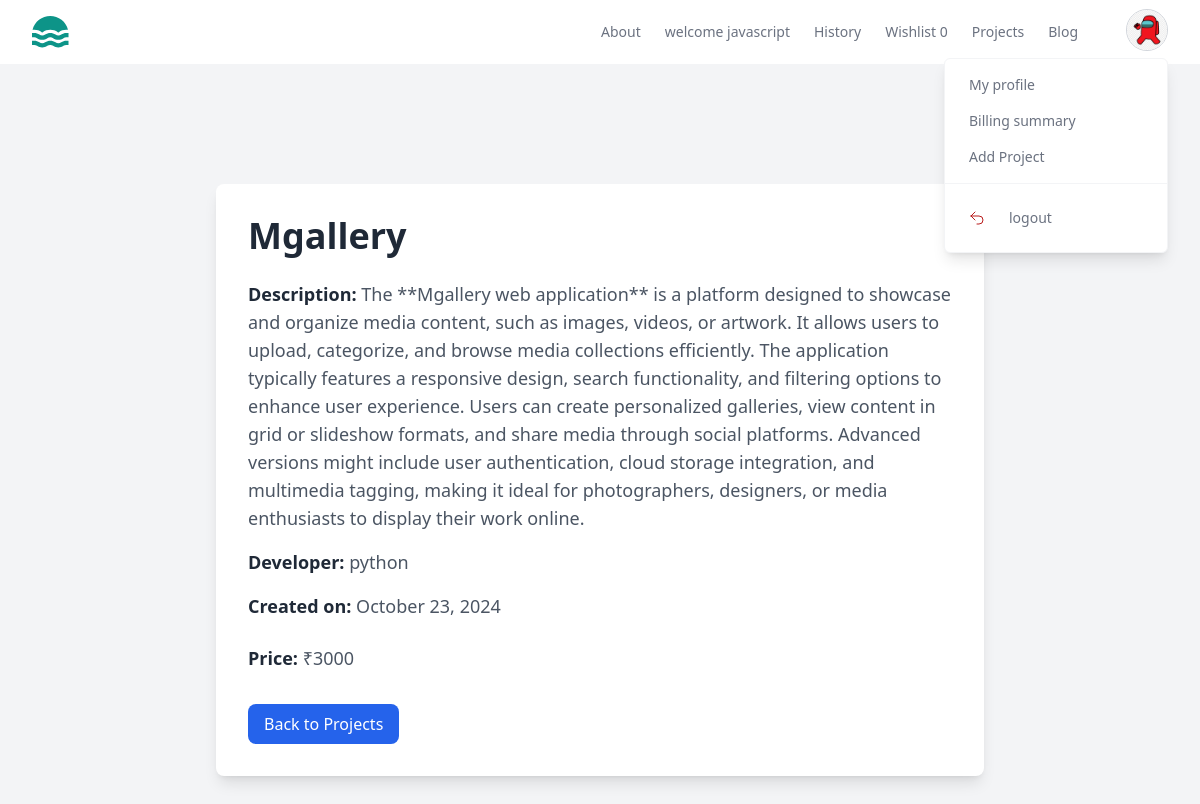
The app's page /project/12/view (signed in) with its own data.
### store/models.py (models this page shows, shortened)
class BaseModel(models.Model):
    created_date=models.DateTimeField(auto_now_add=True)
    updated_date=models.DateTimeField(auto_now=True)
    is_active=models.BooleanField(default=True)

class UserProfile(BaseModel):
    bio=models.CharField(max_length=200,null=True)
    profile_picture=models.ImageField(upload_to="profilepictures",null=True,blank=True,default="profilepictures/default.png")
    phone=models.CharField(max_length=200)
    owner=models.OneToOneField(User,on_delete=models.CASCADE,related_name="profile")

class Project(BaseModel):
    title=models.CharField(max_length=200)
    description=models.TextField()
    preview_image=models.ImageField(upload_to="previewimages",null=True,blank=True)
    price=models.PositiveIntegerField()
    developer=models.ForeignKey(User,on_delete=models.CASCADE)
    files=models.FileField(upload_to="projects",null=True,blank=True)
    tag_objects=models.ManyToManyField(Tag,null=True)
    thumbnail=EmbedVideoField()

class BaseModel(models.Model):
    created_date=models.DateTimeField(auto_now_add=True)
    updated_date=models.DateTimeField(auto_now=True)
    is_active=models.BooleanField(default=True)

### store/views.py (the view)
# urls.py: path('project/<int:pk>/view',views.ProjectViewMore.as_view(), name='project-view-more'),
class ProjectViewMore(View):
    template_name = "project_view_more.html"
    def get(self, request, *args, **kwargs):
        id = kwargs.get("pk")
        project_object = Project.objects.get(id=id)
        return render(request, self.template_name, {"p": project_object})

### store/context_processor.py (called while the page is built)
def wishlist_item_count(request):
    count=0
    if request.user.is_authenticated:
        count=request.user.basket.basket_item.filter(is_order_placed=False).count()
    return {"cartitem_count":count}

### store/templates/project_view_more.html (shortened to what this page needs)
{% extends 'base.html' %}
{% load embed_video_tags %}
{% block main_block %}
<div class="bg-gray-100 min-h-screen pt-20">
    <div class="max-w-3xl mx-auto bg-white shadow-lg rounded-lg overflow-hidden p-8 mt-10">
        <h1 class="text-4xl font-bold text-gray-800 mb-6">{{ p.title }}</h1>
        <div class="mb-4">
            <p class="text-lg text-gray-600">
                <strong class="font-semibold text-gray-800">Description:</strong> {{ p.description }}
            </p>
        </div>
        <div class="mb-4">
            <p class="text-lg text-gray-600">
                <strong class="font-semibold text-gray-800">Developer:</strong> {{ p.developer.username }}
            </p>
        </div>
        <div class="mb-6">
            <p class="text-lg text-gray-600">
                <strong class="font-semibold text-gray-800">Created on:</strong> {{ p.created_date|date:"F d, Y" }}
            </p>
        </div>
        <div class="mb-6">
            <p class="text-lg text-gray-600">
                <strong class="font-semibold text-gray-800">Price:</strong> ₹{{ p.price }}
            </p>
        </div>
        <div class="flex justify-between mt-8">
            <a href="{% url 'index' %}"
               class="text-white bg-blue-600 hover:bg-blue-500 font-medium py-2 px-4 rounded-lg">
                Back to Projects
            </a>
        </div>
    </div>
</div>
{% endblock %}

### store/templates/base.html (shortened to what this page needs)
<!DOCTYPE html>
<html lang="en">
<head>
    <script src="https://cdn.tailwindcss.com"></script>
</head>
<body>
    <header class="bg-white">
        <div class="mx-auto max-w-screen-xl px-4 sm:px-6 lg:px-8">
          <div class="flex h-16 items-center justify-between">
            <div class="flex-1 md:flex md:items-center md:gap-12">
              <a class="block text-teal-600" href="#">
              </a>
            </div>
            <div class="md:flex md:items-center md:gap-12">
              <nav aria-label="Global" class="hidden md:block">
                <ul class="flex items-center gap-6 text-sm">
                  <li>
                    <a class="text-gray-500 transition hover:text-gray-500/75" href="#"> About </a>
                  </li>
                  <li>
                    <a class="text-gray-500 transition hover:text-gray-500/75" href="#"> welcome {{request.user}} </a>
                  </li>
                  <li>
                    <a class="text-gray-500 transition hover:text-gray-500/75" href="#"> History </a>
                  </li>
                  <li>
                    <a class="text-gray-500 transition hover:text-gray-500/75" href="{%url 'my-wishlist' %}"> Wishlist {{cartitem_count}}</a>
                  </li>
                  <li>
                    <a class="text-gray-500 transition hover:text-gray-500/75" href="{%url 'my-work'%}"> Projects </a>
                  </li>
                  <li>
                    <a class="text-gray-500 transition hover:text-gray-500/75" href="#"> Blog </a>
                  </li>
                </ul>
              </nav>
              <div class="hidden md:relative md:block">
                <button
                  type="button"
                  class="overflow-hidden rounded-full border border-gray-300 shadow-inner"
                >
                  <img
                    src="{{request.user.profile.profile_picture.url}}"
                    alt=""
                    class="size-10 object-cover"
                  />
                </button>
                <div
                  class="absolute end-0 z-10 mt-0.5 w-56 divide-y divide-gray-100 rounded-md border border-gray-100 bg-white shadow-lg"
                  role="menu"
                >
                  <div class="p-2">
                    <a
                      href="{%url 'profile-edit'%}"
                      class="block rounded-lg px-4 py-2 text-sm text-gray-500 hover:bg-gray-50 hover:text-gray-700"
                      role="menuitem"
                    >
                      My profile
                    </a>
                    <a
                      href="#"
                      class="block rounded-lg px-4 py-2 text-sm text-gray-500 hover:bg-gray-50 hover:text-gray-700"
                      role="menuitem"
                    >
                      Billing summary
                    </a>
                    <a
                      href="{%url 'project-add'%}"
                      class="block rounded-lg px-4 py-2 text-sm text-gray-500 hover:bg-gray-50 hover:text-gray-700"
                      role="menuitem"
                    >
                      Add Project
                    </a>
                  </div>
                  <div class="p-2">
                    <form method="POST" action="#">
                      <button
                        type="submit"
                        class="flex w-full items-center gap-2 rounded-lg px-4 py-2 text-sm text-red-700 hover:bg-red-50"
                        role="menuitem"
                      >
                        <svg
                          xmlns="http://www.w3.org/2000/svg"
                          fill="none"
                          viewBox="0 0 24 24"
                          stroke-width="1.5"
                          stroke="currentColor"
                          class="size-4"
                        >
                          <path
                            stroke-linecap="round"
                            stroke-linejoin="round"
                            d="M9 15 3 9m0 0 6-6M3 9h12a6 6 0 0 1 0 12h-3"
                          />
                        </svg>
                        <a
                      href="{%url 'signout'%}"
                      class="block rounded-lg px-4 py-2 text-sm text-gray-500 hover:bg-gray-50 hover:text-gray-700"
                      role="menuitem"
                    >
                      logout
                    </a>
                      </button>
                    </form>
                  </div>
                </div>
              </div>
            </div>
          </div>
        </div>
      </header>
    {%block main_block%}
    {%endblock%}
</body>
</html>

### records on screen
Project: title "Mgallery", description "The **Mgallery web application** is a platform designed to showcase and organize media content, such as images, videos, or artwork. It allows users to upload, categorize, and browse media collections efficiently. The application typically features a responsive design, search functionality, and filtering options to enhance user experience. Users can create personalized galleries, view content in grid or slideshow formats, and share media through social platforms. Advanced versions might include user authentication, cloud storage integration, and multimedia tagging, making it ideal for photographers, designers, or media enthusiasts to display their work online.", developer.username "python", price "3000"
BaseModel: created_date "October 23, 2024"

### other values on screen
{{ request.user }} "javascript"
{{ cartitem_count }} "0"
